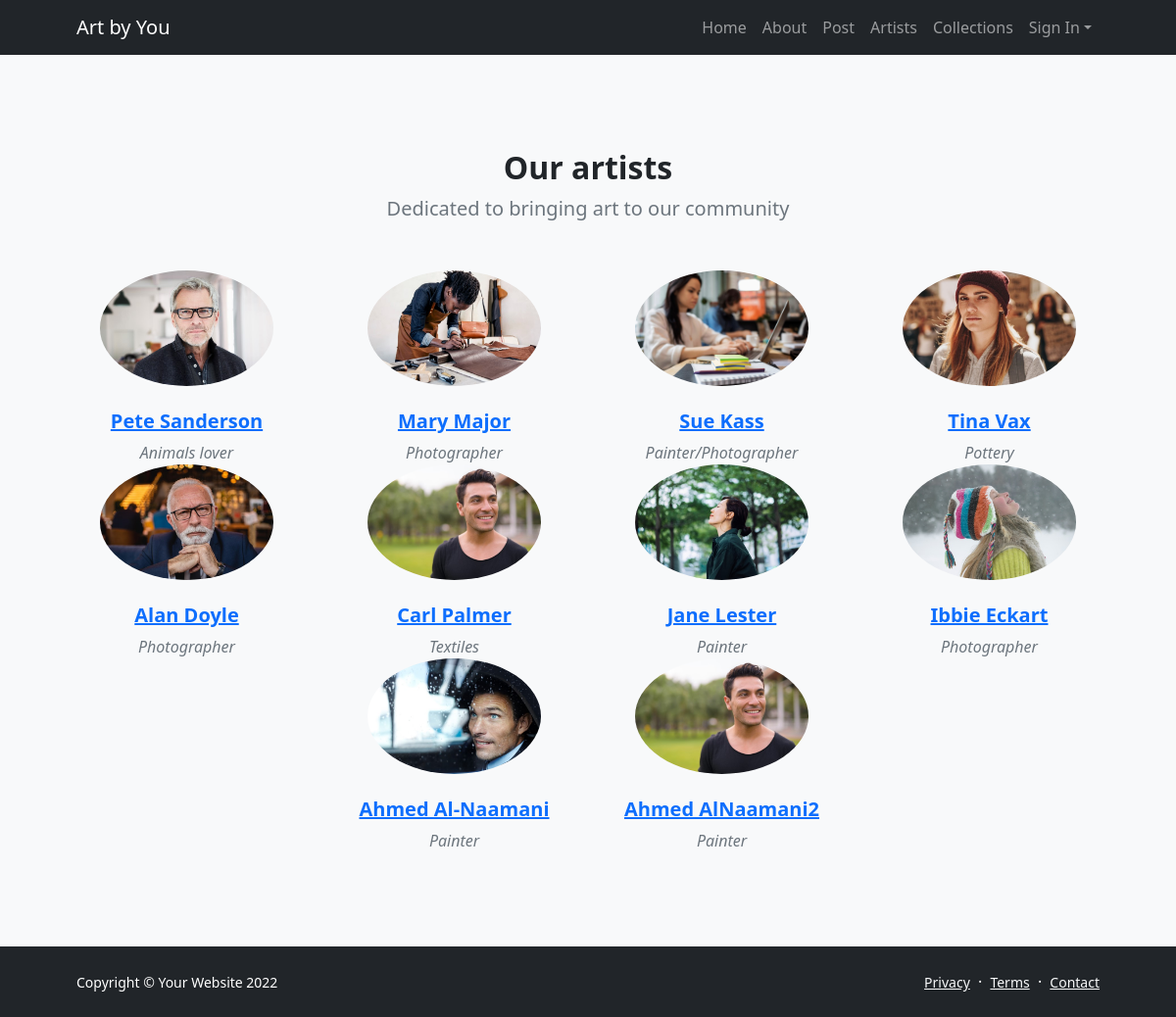
Screenshot of /artists.php with the database file from the repository.
### tables this page shows
CREATE TABLE `artists` (
  `ArtistID` int(11) NOT NULL,
  `Name` varchar(100) NOT NULL,
  `ArtistImage` varchar(50) NOT NULL,
  `Type` varchar(100) NOT NULL,
  `Description` text NOT NULL
);

### artists.php (the view, shortened to what this page needs)
<!DOCTYPE html>
<html lang="en">
    <head>
        <link href="https://cdn.jsdelivr.net/npm/bootstrap-icons@1.5.0/font/bootstrap-icons.css" rel="stylesheet" />
        <link href="css/styles.css" rel="stylesheet" />
    </head>
    <body class="d-flex flex-column">
        <main class="flex-shrink-0">
            <nav class="navbar navbar-expand-lg navbar-dark bg-dark">
                <div class="container px-5">
                    <a class="navbar-brand" href="index.php">Art by You</a>
                    <div class="collapse navbar-collapse" id="navbarSupportedContent">
                        <ul class="navbar-nav ms-auto mb-2 mb-lg-0">
                            <li class="nav-item"><a class="nav-link" href="index.php">Home</a></li>
                            <li class="nav-item"><a class="nav-link" href="about.php">About</a></li>
                            <li class="nav-item"><a class="nav-link" href="post.php">Post</a></li>
                            <li class="nav-item"><a class="nav-link" href="artists.php">Artists</a></li>
                            <li class="nav-item"><a class="nav-link" href="collections_T.php">Collections</a></li>
                            <li class="nav-item dropdown">
                                <a class="nav-link dropdown-toggle" href="#" id="navbarDropdown" role="button" data-bs-toggle="dropdown" aria-expanded="false">Sign In</a>
                            </li>
                        </ul>
                    </div>
                </div>
            </nav>
            <section class="py-5 bg-light">
  <div class="container px-5 my-5">
    <div class="text-center">
      <h2 class="fw-bolder">Our artists</h2>
      <p class="lead fw-normal text-muted mb-5">Dedicated to bringing art to our community</p>
    </div>
    <div class="row gx-5 row-cols-1 row-cols-sm-2 row-cols-xl-4 justify-content-center">
      <?php
        include('serverlogin.php');
        $conn = new mysqli($db_hostname, $db_username, $db_password, $db_database);
        $sql = "SELECT Name, ArtistImage, Type FROM artists";
        $result = $conn->query($sql);
        if ($result->num_rows > 0) {
          while ($row = $result->fetch_assoc()) {
            $name = $row['Name'];
            $img = $row['ArtistImage'];
            $type = $row['Type'];
            $output = "<div class=\"col mb-5 mb-5 mb-xl-0\">
                        <div class=\"text-center\">
                            <img class=\"img-fluid rounded-circle mb-4 px-4\" src=\"$img\" alt=\"...\" />
                            <h5 class=\"fw-bolder\"><a href=\"aboutArtists.php?name=$name\">$name</a></h5>
                            <div class=\"fst-italic text-muted\">$type</div>
                        </div>
                      </div>";
            echo $output;
          }
        } else {
          echo "There are no results";
        }
      ?>
                </section>
        </main>
        <footer class="bg-dark py-4 mt-auto">
            <div class="container px-5">
                <div class="row align-items-center justify-content-between flex-column flex-sm-row">
                    <div class="col-auto"><div class="small m-0 text-white">Copyright &copy; Your Website 2022</div></div>
                    <div class="col-auto">
                        <a class="link-light small" href="#!">Privacy</a>
                        <span class="text-white mx-1">&middot;</span>
                        <a class="link-light small" href="#!">Terms</a>
                        <span class="text-white mx-1">&middot;</span>
                        <a class="link-light small" href="#!">Contact</a>
                    </div>
                </div>
            </div>
        </footer>
    </body>
</html>

### rows the page displays
artists: ArtistImage (picture), Name "Pete Sanderson", Type "Animals lover"
artists: ArtistImage (picture), Name "Mary Major", Type "Photographer"
artists: ArtistImage (picture), Name "Sue Kass", Type "Painter/Photographer"
artists: ArtistImage (picture), Name "Tina Vax", Type "Pottery"
artists: ArtistImage (picture), Name "Alan Doyle", Type "Photographer"
artists: ArtistImage (picture), Name "Carl Palmer", Type "Textiles"
artists: ArtistImage (picture), Name "Jane Lester", Type "Painter"
artists: ArtistImage (picture), Name "Ibbie Eckart", Type "Photographer"
artists: ArtistImage (picture), Name "Ahmed Al-Naamani", Type "Painter"
artists: ArtistImage (picture), Name "Ahmed AlNaamani2", Type "Painter"
